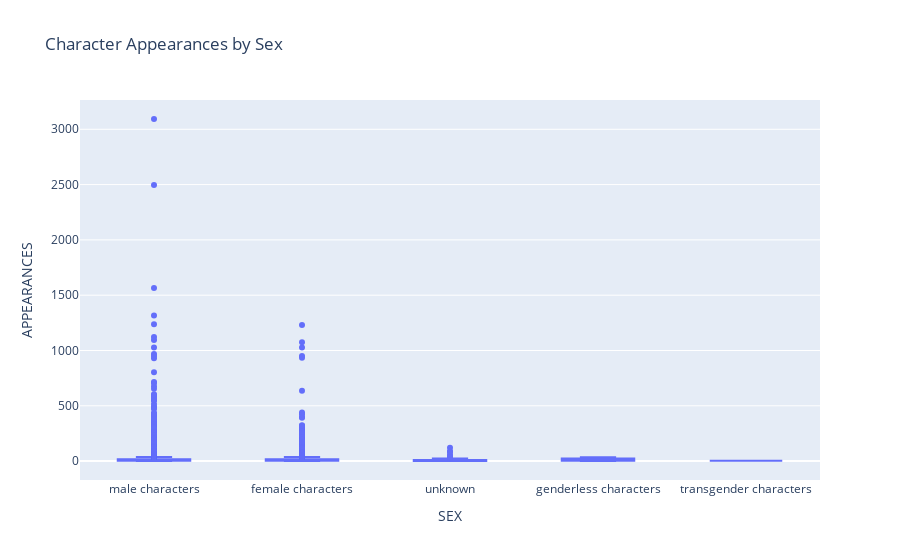
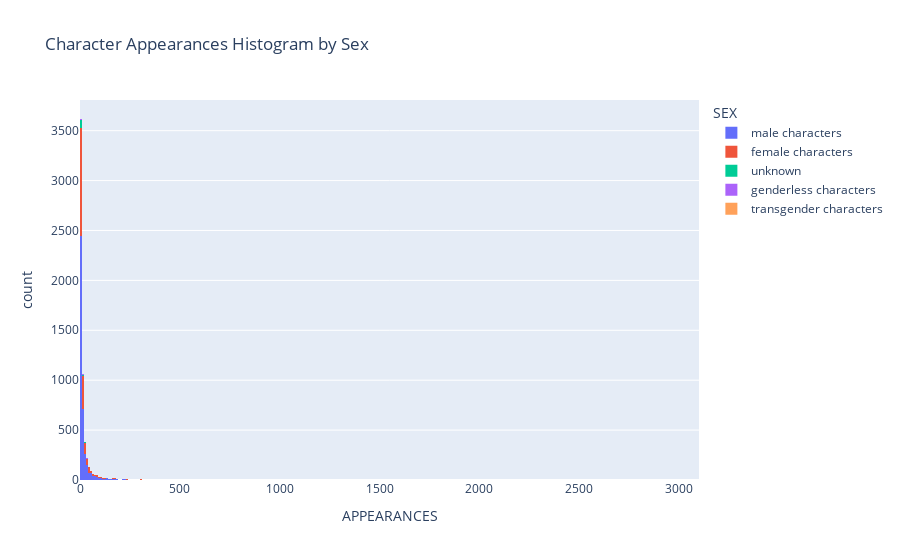

The code cell stored with these charts, in order, in its notebook:
### Code cell
# --> Comment 3.12. Рассмотрим Character Appearances by Sex
# Box plot
fig_box_sex = px.box(dataset_cleaned, x='SEX', y='APPEARANCES', title='Character Appearances by Sex')
fig_box_sex.show()

# Histogram
fig_hist_sex = px.histogram(dataset_cleaned, x='APPEARANCES', color='SEX', title='Character Appearances Histogram by Sex')
fig_hist_sex.show()

# --> Comment 3.12.1. Вывод:
#     Чаще всего появлялись персонажи мужчины.

### Figure 1 — Plotly figure (JSON) as saved in the notebook; plotly's stock layout.template omitted (floating-point values rounded to 4 significant figures; data arrays with more than 128 entries replaced by an {"elided": "..."} marker saying what was removed)
{"data": [{"alignmentgroup": "True", "hovertemplate": "SEX=%{x}<br>APPEARANCES=%{y}<extra></extra>", "legendgroup": "", "marker": {"color": "#636efa"}, "name": "", "notched": false, "offsetgroup": "", "orientation": "v", "showlegend": false, "type": "box", "x": {"elided": "5993 str values"}, "x0": " ", "xaxis": "x", "y": {"elided": "5993 int values"}, "y0": " ", "yaxis": "y"}], "layout": {"boxmode": "group", "legend": {"tracegroupgap": 0}, "title": {"text": "Character Appearances by Sex"}, "xaxis": {"anchor": "y", "domain": [0, 1], "title": {"text": "SEX"}}, "yaxis": {"anchor": "x", "domain": [0, 1], "title": {"text": "APPEARANCES"}}}}

### Figure 2 — Plotly figure (JSON) as saved in the notebook; plotly's stock layout.template omitted (floating-point values rounded to 4 significant figures; data arrays with more than 128 entries replaced by an {"elided": "..."} marker saying what was removed)
{"data": [{"alignmentgroup": "True", "bingroup": "x", "hovertemplate": "SEX=male characters<br>APPEARANCES=%{x}<br>count=%{y}<extra></extra>", "legendgroup": "male characters", "marker": {"color": "#636efa", "pattern": {"shape": ""}}, "name": "male characters", "offsetgroup": "male characters", "orientation": "v", "showlegend": true, "type": "histogram", "x": {"elided": "4055 int values"}, "xaxis": "x", "yaxis": "y"}, {"alignmentgroup": "True", "bingroup": "x", "hovertemplate": "SEX=female characters<br>APPEARANCES=%{x}<br>count=%{y}<extra></extra>", "legendgroup": "female characters", "marker": {"color": "#EF553B", "pattern": {"shape": ""}}, "name": "female characters", "offsetgroup": "female characters", "orientation": "v", "showlegend": true, "type": "histogram", "x": {"elided": "1812 int values"}, "xaxis": "x", "yaxis": "y"}, {"alignmentgroup": "True", "bingroup": "x", "hovertemplate": "SEX=unknown<br>APPEARANCES=%{x}<br>count=%{y}<extra></extra>", "legendgroup": "unknown", "marker": {"color": "#00cc96", "pattern": {"shape": ""}}, "name": "unknown", "offsetgroup": "unknown", "orientation": "v", "showlegend": true, "type": "histogram", "x": [121, 86, 84, 58, 45, 42, 38, 34, 25, 23, 23, 21, 20, 18, 17, 17, 15, 15, 14, 14, 14, 14, 13, 11, 11, 11, 11, 11, 8, 8, 8, 8, 7, 7, 6, 6, 6, 6, 6, 6, 6, 5, 5, 5, 5, 5, 5, 5, 5, 5, 4, 4, 4, 4, 4, 4, 4, 4, 3, 3, 3, 3, 3, 3, 3, 3, 3, 3, 3, 2, 2, 2, 2, 2, 2, 2, 2, 2, 2, 2, 2, 2, 2, 1, 1, 1, 1, 1, 1, 1, 1, 1, 1, 1, 1, 1, 1, 1, 1, 1, 1, 1, 1, 1, 1, 1], "xaxis": "x", "yaxis": "y"}, {"alignmentgroup": "True", "bingroup": "x", "hovertemplate": "SEX=genderless characters<br>APPEARANCES=%{x}<br>count=%{y}<extra></extra>", "legendgroup": "genderless characters", "marker": {"color": "#ab63fa", "pattern": {"shape": ""}}, "name": "genderless characters", "offsetgroup": "genderless characters", "orientation": "v", "showlegend": true, "type": "histogram", "x": [36, 31, 31, 30, 24, 20, 13, 11, 10, 8, 8, 5, 5, 4, 2, 2, 2, 1, 1], "xaxis": "x", "yaxis": "y"}, {"alignmentgroup": "True", "bingroup": "x", "hovertemplate": "SEX=transgender characters<br>APPEARANCES=%{x}<br>count=%{y}<extra></extra>", "legendgroup": "transgender characters", "marker": {"color": "#FFA15A", "pattern": {"shape": ""}}, "name": "transgender characters", "offsetgroup": "transgender characters", "orientation": "v", "showlegend": true, "type": "histogram", "x": [4], "xaxis": "x", "yaxis": "y"}], "layout": {"barmode": "relative", "legend": {"title": {"text": "SEX"}, "tracegroupgap": 0}, "title": {"text": "Character Appearances Histogram by Sex"}, "xaxis": {"anchor": "y", "domain": [0, 1], "title": {"text": "APPEARANCES"}}, "yaxis": {"anchor": "x", "domain": [0, 1], "title": {"text": "count"}}}}
